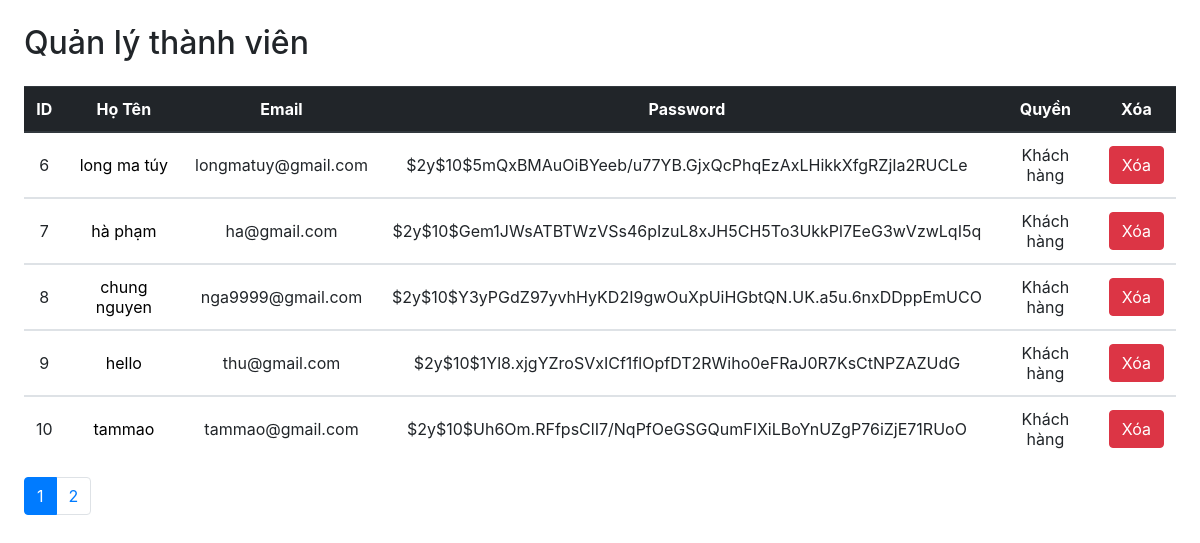
The page /quantri/thanhvien.php on the database its author committed.
### tables this page shows
CREATE TABLE `thanhvien` (
  `id_thanhvien` int(11) NOT NULL,
  `email` varchar(255) NOT NULL,
  `passWord` varchar(255) NOT NULL,
  `quyentruycap` int(1) NOT NULL,
  `name` varchar(255) NOT NULL
);

### quantri/thanhvien.php (the view, shortened to what this page needs)
<?php
include_once('ketnoi.php');
?>
<link rel="stylesheet" type="text/css" href="css/danhsachsp.css" />
<link rel="stylesheet" href="https://cdn.jsdelivr.net/npm/bootstrap@4.0.0/dist/css/bootstrap.min.css">
<div class='px-4 py-2'>
    <h2 class='py-3'>Quản lý thành viên</h2>
    <table class="table">
        <thead class="thead-dark">
            <tr>
                <th scope="col" class="text-center">ID</th>
                <th scope="col" class="text-center">Họ Tên</th>
                <th scope="col" class="text-center">Email</th>
                <th scope="col" class="text-center">Password</th>
                <th scope="col" class="text-center">Quyền</th>
                <th scope="col" class="text-center">Xóa</th>
            </tr>
        </thead>
        <?php
 $rowPage = 5;
 if (!isset($_GET['page'])) {
     $page = 1;
     $perRow = $page * $rowPage - $rowPage;
     $sql = "SELECT * FROM thanhvien LIMIT $perRow,$rowPage ";
     $query = mysqli_query($conn, $sql);
 } else {
     $page = $_GET['page'];
     $perRow = $page * $rowPage - $rowPage;
     $sql = "SELECT * FROM thanhvien LIMIT $perRow,$rowPage ";
     $query = mysqli_query($conn, $sql);
 }
 $sql1 = "SELECT * FROM thanhvien  ";
 $query1 = mysqli_query($conn, $sql1);
 $totalRow = mysqli_num_rows($query1);
 $totalPage = ceil($totalRow / $rowPage);
 $listPage = "";
 for ($i = 1; $i <= $totalPage; $i++) {
     if ($page == $i) {
         $listPage .= '<li class="page-item active" ><a class="page-link"  href="quantri.php?page_layout=thanhvien&page=' . $i . '">' . $i . '</a></li>';
     } else {
         $listPage .= '<li class="page-item " ><a  class="page-link" href="quantri.php?page_layout=thanhvien&page=' . $i . '">' . $i . '</a></li>';
     }
 }
        while ($row = mysqli_fetch_array($query)) {
            if($row['quyentruycap'] ==0){
                ?>
                <tbody>
                    <tr>
                        <td class="text-center align-middle"><span><?php echo $row['id_thanhvien']; ?></span></td>
                        <td class="text-center align-middle"><a href="#" style="text-decoration: none;color:#000"><?php echo $row['name']; ?></a></td>
                        <td class="text-center align-middle"><span class="price"><?php echo $row['email'] ?></span></td>
                        <td class="text-center align-middle"><span class="thumb"><?php echo $row['passWord']; ?></span></td>
                         <?php
                         if($row['quyentruycap']==1){
                            ?>
                            <td class="text-center align-middle"><span class="thumb">Admin</span></td>
                             <?php
                         }else{
                            ?>
                            <td class="text-center align-middle"><span class="thumb">Khách hàng</span></td>
                             <?php
                         }
                          ?>
                        <td class="text-center align-middle"><a href="quantri.php?page_layout=xoathanhvien&thanhvien=<?php echo  $row['id_thanhvien']; ?>" onclick='return confirm("Bạn có muốn xóa khách hàng này không!")'><span><button type="button" class="btn btn-danger">Xóa</button></span></a></td>
                    </tr>
                </tbody>
            <?php
            }
        }
        ?>
    </table>
  <nav aria-label="Page navigation example">
  <ul class="pagination">
  <?php echo  $listPage;?>
  </ul>
</nav>
</div>

### rows shown on the page
thanhvien: id_thanhvien "6", name "long ma túy", email "longmatuy@gmail.com", passWord "$2y$10$5mQxBMAuOiBYeeb/u77YB.GjxQcPhqEzAxLHikkXfgRZjIa2RUCLe", quyentruycap "Khách hàng"
thanhvien: id_thanhvien "7", name "hà phạm", email "ha@gmail.com", passWord "$2y$10$Gem1JWsATBTWzVSs46pIzuL8xJH5CH5To3UkkPl7EeG3wVzwLqI5q", quyentruycap "Khách hàng"
thanhvien: id_thanhvien "8", name "chung nguyen", email "nga9999@gmail.com", passWord "$2y$10$Y3yPGdZ97yvhHyKD2I9gwOuXpUiHGbtQN.UK.a5u.6nxDDppEmUCO", quyentruycap "Khách hàng"
thanhvien: id_thanhvien "9", name "hello", email "thu@gmail.com", passWord "$2y$10$1Yl8.xjgYZroSVxICf1flOpfDT2RWiho0eFRaJ0R7KsCtNPZAZUdG", quyentruycap "Khách hàng"
thanhvien: id_thanhvien "10", name "tammao", email "tammao@gmail.com", passWord "$2y$10$Uh6Om.RFfpsClI7/NqPfOeGSGQumFIXiLBoYnUZgP76iZjE71RUoO", quyentruycap "Khách hàng"
